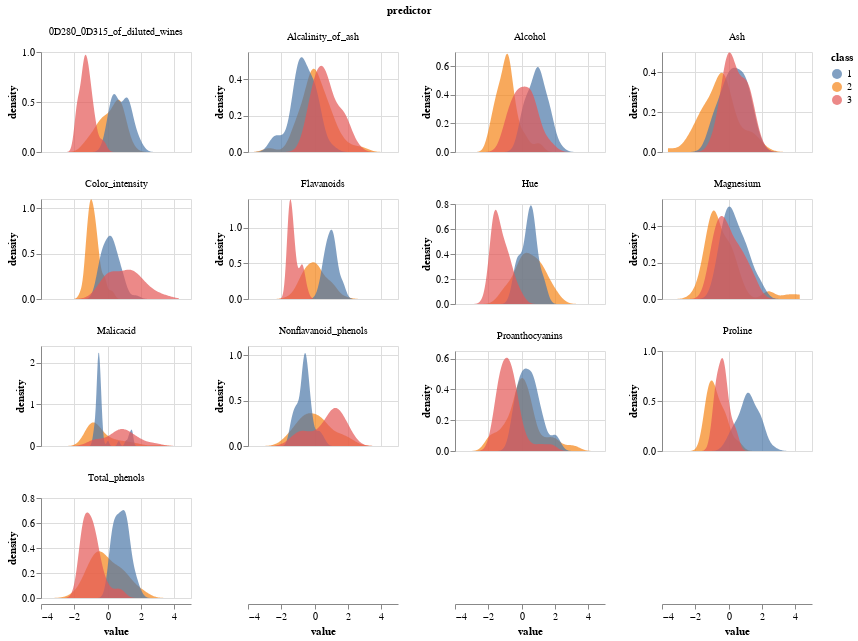

Notebook code for this chart:
### Code cell
#Density plot for each numerical variable. Code adapted from https://github.com/ttimbers/breast_cancer_predictor_py

# melt for plotting via facets 
wine_melted = scaled_wine_train.melt(
    id_vars=['class'],
    var_name='predictor',
    value_name='value'
)
wine_melted

#Plot the distribution of each feature for each class of wine
alt.Chart(wine_melted, width=150, height=100).transform_density(
    'value',
    groupby=['class', 'predictor']
).mark_area(opacity=0.7).encode(
    x=alt.X("value:Q"),
    y=alt.Y('density:Q').stack(False),
    color='class:N'
).facet(
    'predictor:N',
    columns=4
).resolve_scale(
    y='independent'
)

### Figure 1 — Vega-Lite specification as saved in the notebook (floating-point values rounded to 4 significant figures; data arrays with more than 128 entries replaced by an {"elided": "..."} marker saying what was removed)
{"config": {"view": {"continuousWidth": 300, "continuousHeight": 300}}, "data": {"name": "data-4959895b3417c85ce0cbf604a2aa5490"}, "facet": {"field": "predictor", "type": "nominal"}, "spec": {"mark": {"type": "area", "opacity": 0.7}, "encoding": {"color": {"field": "class", "type": "nominal"}, "x": {"field": "value", "type": "quantitative"}, "y": {"field": "density", "stack": false, "type": "quantitative"}}, "height": 100, "transform": [{"density": "value", "groupby": ["class", "predictor"]}], "width": 150}, "columns": 4, "resolve": {"scale": {"y": "independent"}}, "$schema": "https://vega.github.io/schema/vega-lite/v5.15.1.json", "datasets": {"data-4959895b3417c85ce0cbf604a2aa5490": {"elided": "1612 records"}}}
